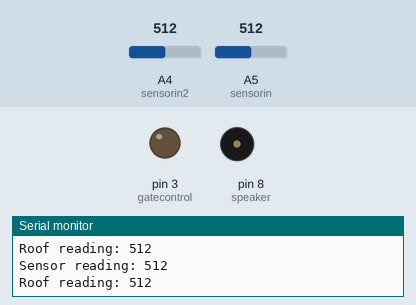
Bench run of a sketch on a simulated Arduino Uno, built with avr-gcc and run on an emulated ATmega328P. Shown: output pins drawn as LEDs (lit = HIGH), buzzer (waves = sounding), the last lines printed to the serial monitor. The inputs (shaded band) are chosen by the test bench; at power-on: A5 (sensorin) = 512, A4 (sensorin2) = 512.

Above: at 1.3 s.
1.4 s: A5 (sensorin) set to 527
At 2.5 s:
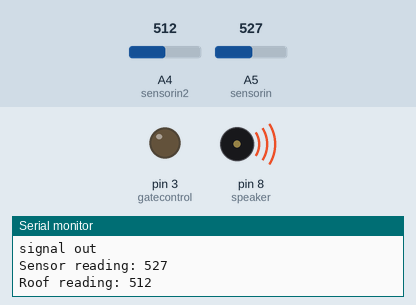
5.5 s: A5 (sensorin) set to 0
At 6.3 s:
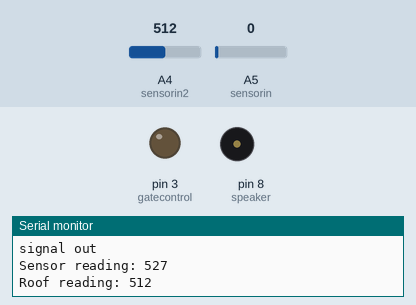
Timing chart, 0 to 8.5 s (numbered marks = the images above; inputs shaded):
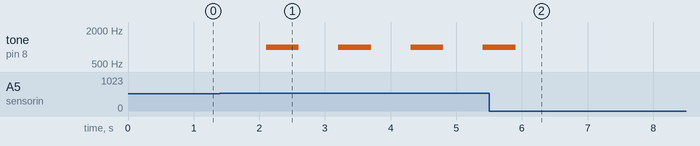

Measured:
- the behaviour switches between 513 and 514 on A5 (sensorin) (found by bisection; images 0 and 1)
- after the input at 1.4 s, tone on pin 8 (speaker): alternates 1000 Hz for 0.50 s and silent for 0.60 s, starting after 0.70 s
- after the input at 5.5 s, tone on pin 8 (speaker): goes on until 5.9 s, then stays silent

The sketch:

cutie_hack_lastattempt.ino
```cpp
int sensorin = A5;
int sensorin2 = A4;
int gatecontrol = 3;
int gate, value, roof, ground, cali, cali2, track, value2, roof2;
int speaker = 8;
unsigned long cmilis, pmilis, c2milis, p2milis;
long interval = 3000;
long interval2 = 100;

void setup() {
// put your setup code here, to run once:
Serial.begin(9600);
//sensor input
pinMode (sensorin, INPUT);
pinMode (sensorin2, INPUT);
//gate control output
pinMode (gatecontrol, OUTPUT);
analogWrite (gatecontrol, 0);
gate = analogRead (gatecontrol);

   value = analogRead (A5);
//initial calibrations
    while (roof != value) {
      value = analogRead (A5);
     delay (100);
      roof = analogRead (A5);
    }

    pmilis = 0;
    p2milis = 0;
    digitalWrite (9, HIGH);
}

void loop() {
  // put your main code here, to run repeatedly:

    value = analogRead (A5);
    ground = 0;

    time3 ();

   if (value < 5) {
      value2 = analogRead (A4);
      //while (value2 < 125) {

    time2 ();

      Serial.print ("one is taken \n" );
      taken();
      //}
    }

  value = analogRead (A5);
  value2 = analogRead (A4);
    if (value >= roof + 2){
      Serial.print ("signal out \n");
      opengate ();
      time3 ();
    }

    Serial.print("Sensor reading: ");
    Serial.println(value);
   // Serial.print("Sensor2 reading: ");
   // Serial.println(value2);
    Serial.print("Roof reading: ");
    Serial.println(roof);
    //Serial.print("Roof2 reading: ");
    //Serial.println(roof2);
    //Serial.print("Ground reading: ");
    //Serial.println(ground);
     /*
   if (value > 45) {
      Serial.print ("gate is open!! You have ten seconds. \n");
      opengate ();
   }
   */
   digitalWrite (gatecontrol, LOW);
   delay (1000);
}

void opengate () {
      tone(speaker, 1000, 500);


}

void taken () {

     value = analogRead (A5);
     //calibrations
    while (roof != value) {
      value = analogRead (A5);
  delay (100);
      roof = analogRead (A5);
    }

}

void time2 () {


    while (cmilis - pmilis < interval) {
      cmilis = millis();

    }
    pmilis = cmilis;
}

void time3 () {


    while (c2milis - p2milis < interval2) {
      c2milis = millis();

    }
    p2milis = c2milis;
}
```
